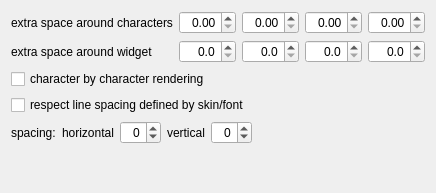
<?xml version="1.0" encoding="UTF-8"?>
<ui version="4.0">
 <class>plugin::text::impl::GeometrySettingsWidget</class>
 <widget class="QWidget" name="plugin::text::impl::GeometrySettingsWidget">
  <property name="geometry">
   <rect>
    <x>0</x>
    <y>0</y>
    <width>400</width>
    <height>193</height>
   </rect>
  </property>
  <property name="windowTitle">
   <string>Geometry</string>
  </property>
  <layout class="QGridLayout" name="gridLayout">
   <item row="0" column="0">
    <widget class="QLabel" name="margins_char_lbl">
     <property name="text">
      <string>extra space around characters</string>
     </property>
    </widget>
   </item>
   <item row="0" column="1">
    <widget class="QDoubleSpinBox" name="m_char_l">
     <property name="toolTip">
      <string>left</string>
     </property>
     <property name="alignment">
      <set>Qt::AlignmentFlag::AlignRight|Qt::AlignmentFlag::AlignTrailing|Qt::AlignmentFlag::AlignVCenter</set>
     </property>
     <property name="maximum">
      <double>32.000000000000000</double>
     </property>
     <property name="singleStep">
      <double>0.050000000000000</double>
     </property>
    </widget>
   </item>
   <item row="0" column="2">
    <widget class="QDoubleSpinBox" name="m_char_t">
     <property name="toolTip">
      <string>top</string>
     </property>
     <property name="alignment">
      <set>Qt::AlignmentFlag::AlignRight|Qt::AlignmentFlag::AlignTrailing|Qt::AlignmentFlag::AlignVCenter</set>
     </property>
     <property name="maximum">
      <double>32.000000000000000</double>
     </property>
     <property name="singleStep">
      <double>0.050000000000000</double>
     </property>
    </widget>
   </item>
   <item row="0" column="3">
    <widget class="QDoubleSpinBox" name="m_char_r">
     <property name="toolTip">
      <string>right</string>
     </property>
     <property name="alignment">
      <set>Qt::AlignmentFlag::AlignRight|Qt::AlignmentFlag::AlignTrailing|Qt::AlignmentFlag::AlignVCenter</set>
     </property>
     <property name="maximum">
      <double>32.000000000000000</double>
     </property>
     <property name="singleStep">
      <double>0.050000000000000</double>
     </property>
    </widget>
   </item>
   <item row="0" column="4">
    <widget class="QDoubleSpinBox" name="m_char_b">
     <property name="toolTip">
      <string>bottom</string>
     </property>
     <property name="alignment">
      <set>Qt::AlignmentFlag::AlignRight|Qt::AlignmentFlag::AlignTrailing|Qt::AlignmentFlag::AlignVCenter</set>
     </property>
     <property name="maximum">
      <double>32.000000000000000</double>
     </property>
     <property name="singleStep">
      <double>0.050000000000000</double>
     </property>
    </widget>
   </item>
   <item row="1" column="0">
    <widget class="QLabel" name="margins_text_lbl">
     <property name="text">
      <string>extra space around widget</string>
     </property>
    </widget>
   </item>
   <item row="1" column="1">
    <widget class="QDoubleSpinBox" name="m_text_l">
     <property name="toolTip">
      <string>left</string>
     </property>
     <property name="alignment">
      <set>Qt::AlignmentFlag::AlignRight|Qt::AlignmentFlag::AlignTrailing|Qt::AlignmentFlag::AlignVCenter</set>
     </property>
     <property name="decimals">
      <number>1</number>
     </property>
     <property name="maximum">
      <double>128.000000000000000</double>
     </property>
     <property name="singleStep">
      <double>0.100000000000000</double>
     </property>
    </widget>
   </item>
   <item row="1" column="2">
    <widget class="QDoubleSpinBox" name="m_text_t">
     <property name="toolTip">
      <string>top</string>
     </property>
     <property name="alignment">
      <set>Qt::AlignmentFlag::AlignRight|Qt::AlignmentFlag::AlignTrailing|Qt::AlignmentFlag::AlignVCenter</set>
     </property>
     <property name="decimals">
      <number>1</number>
     </property>
     <property name="maximum">
      <double>128.000000000000000</double>
     </property>
     <property name="singleStep">
      <double>0.100000000000000</double>
     </property>
    </widget>
   </item>
   <item row="1" column="3">
    <widget class="QDoubleSpinBox" name="m_text_r">
     <property name="toolTip">
      <string>right</string>
     </property>
     <property name="alignment">
      <set>Qt::AlignmentFlag::AlignRight|Qt::AlignmentFlag::AlignTrailing|Qt::AlignmentFlag::AlignVCenter</set>
     </property>
     <property name="decimals">
      <number>1</number>
     </property>
     <property name="maximum">
      <double>128.000000000000000</double>
     </property>
     <property name="singleStep">
      <double>0.100000000000000</double>
     </property>
    </widget>
   </item>
   <item row="1" column="4">
    <widget class="QDoubleSpinBox" name="m_text_b">
     <property name="toolTip">
      <string>bottom</string>
     </property>
     <property name="alignment">
      <set>Qt::AlignmentFlag::AlignRight|Qt::AlignmentFlag::AlignTrailing|Qt::AlignmentFlag::AlignVCenter</set>
     </property>
     <property name="decimals">
      <number>1</number>
     </property>
     <property name="maximum">
      <double>128.000000000000000</double>
     </property>
     <property name="singleStep">
      <double>0.100000000000000</double>
     </property>
    </widget>
   </item>
   <item row="2" column="0" colspan="5">
    <widget class="QCheckBox" name="true_per_char">
     <property name="text">
      <string>character by character rendering</string>
     </property>
    </widget>
   </item>
   <item row="3" column="0" colspan="5">
    <widget class="QCheckBox" name="respect_line_spacing">
     <property name="text">
      <string>respect line spacing defined by skin/font</string>
     </property>
    </widget>
   </item>
   <item row="4" column="0" colspan="5">
    <layout class="QHBoxLayout" name="spacing_layout">
     <item>
      <widget class="QLabel" name="spacing_lbl">
       <property name="text">
        <string>spacing:</string>
       </property>
      </widget>
     </item>
     <item>
      <widget class="QLabel" name="hs_label">
       <property name="text">
        <string>horizontal</string>
       </property>
      </widget>
     </item>
     <item>
      <widget class="QSpinBox" name="hs_edit">
       <property name="alignment">
        <set>Qt::AlignmentFlag::AlignRight|Qt::AlignmentFlag::AlignTrailing|Qt::AlignmentFlag::AlignVCenter</set>
       </property>
       <property name="minimum">
        <number>-8</number>
       </property>
       <property name="maximum">
        <number>16</number>
       </property>
      </widget>
     </item>
     <item>
      <widget class="QLabel" name="vs_label">
       <property name="text">
        <string>vertical</string>
       </property>
      </widget>
     </item>
     <item>
      <widget class="QSpinBox" name="vs_edit">
       <property name="alignment">
        <set>Qt::AlignmentFlag::AlignRight|Qt::AlignmentFlag::AlignTrailing|Qt::AlignmentFlag::AlignVCenter</set>
       </property>
       <property name="minimum">
        <number>-8</number>
       </property>
       <property name="maximum">
        <number>16</number>
       </property>
      </widget>
     </item>
     <item>
      <spacer name="horizontalSpacer">
       <property name="orientation">
        <enum>Qt::Orientation::Horizontal</enum>
       </property>
       <property name="sizeHint" stdset="0">
        <size>
         <width>40</width>
         <height>20</height>
        </size>
       </property>
      </spacer>
     </item>
    </layout>
   </item>
   <item row="5" column="1">
    <spacer name="verticalSpacer">
     <property name="orientation">
      <enum>Qt::Orientation::Vertical</enum>
     </property>
     <property name="sizeHint" stdset="0">
      <size>
       <width>20</width>
       <height>40</height>
      </size>
     </property>
    </spacer>
   </item>
  </layout>
 </widget>
 <resources/>
 <connections/>
</ui>
